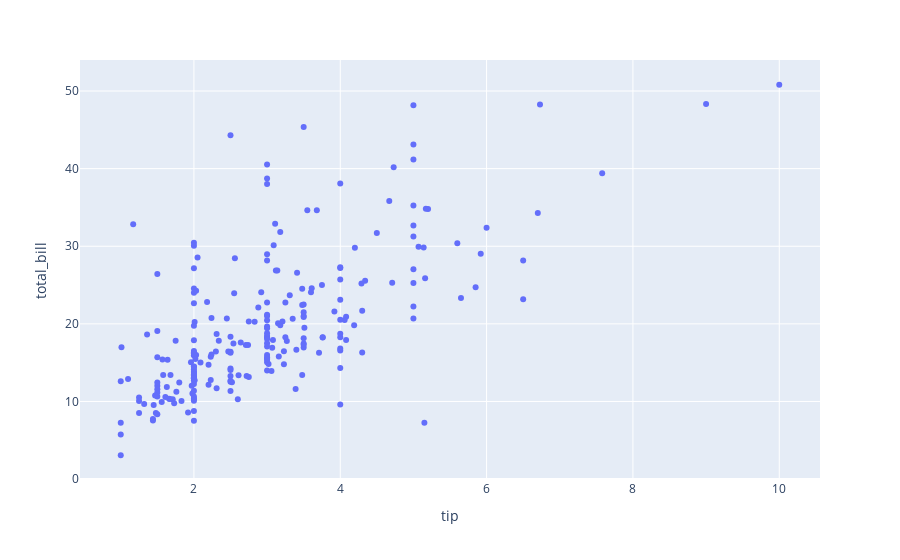

The notebook cell saved with this chart:
### Code cell
px.scatter(
    data_frame = tips,
    x = 'tip',
    y = 'total_bill'
)

### Figure 1 — Plotly figure (JSON) as saved in the notebook; plotly's stock layout.template omitted (floating-point values rounded to 4 significant figures; data arrays with more than 128 entries replaced by an {"elided": "..."} marker saying what was removed)
{"data": [{"hovertemplate": "tip=%{x}<br>total_bill=%{y}<extra></extra>", "legendgroup": "", "marker": {"color": "#636efa", "symbol": "circle"}, "mode": "markers", "name": "", "orientation": "v", "showlegend": false, "type": "scatter", "x": {"elided": "244 float values"}, "xaxis": "x", "y": {"elided": "244 float values"}, "yaxis": "y"}], "layout": {"legend": {"tracegroupgap": 0}, "margin": {"t": 60}, "xaxis": {"anchor": "y", "domain": [0, 1], "title": {"text": "tip"}}, "yaxis": {"anchor": "x", "domain": [0, 1], "title": {"text": "total_bill"}}}}
